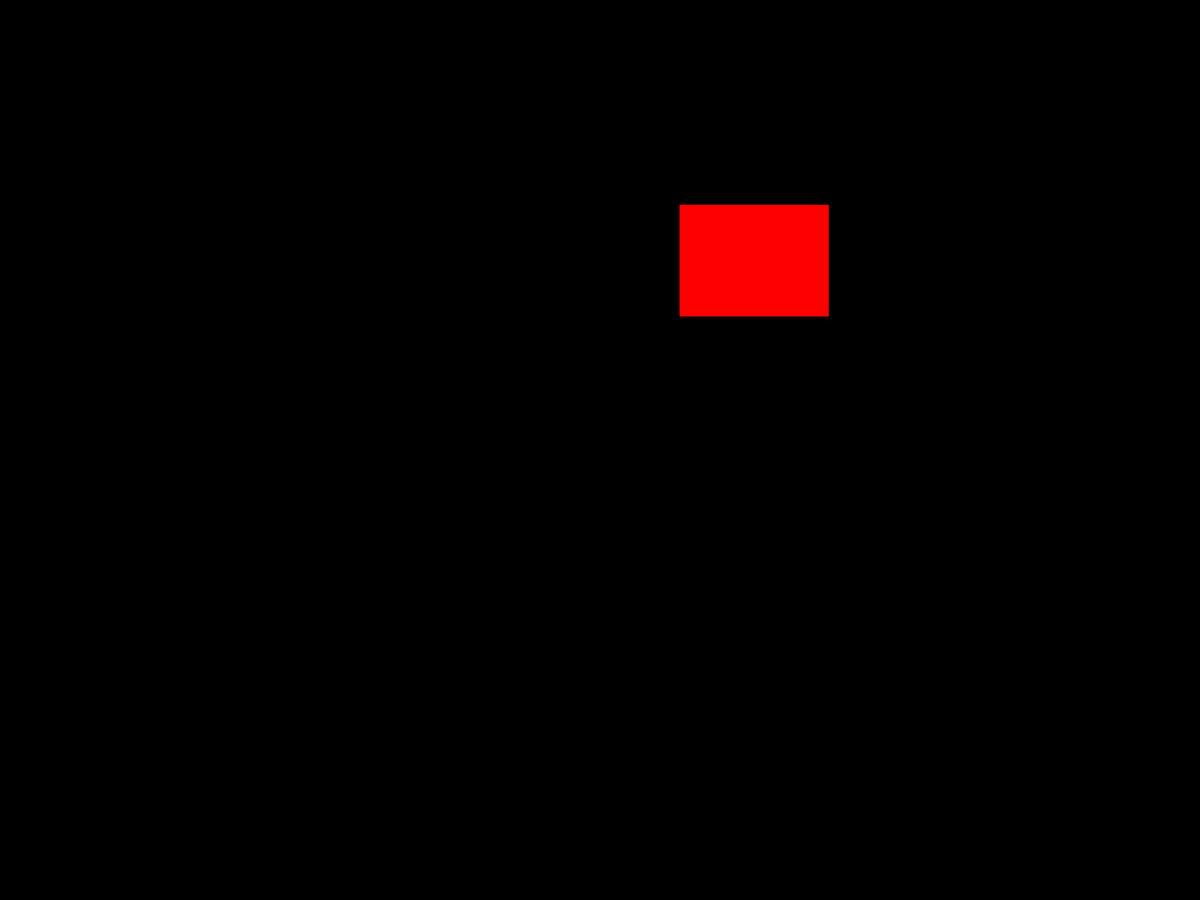
Frame 1 (no input)
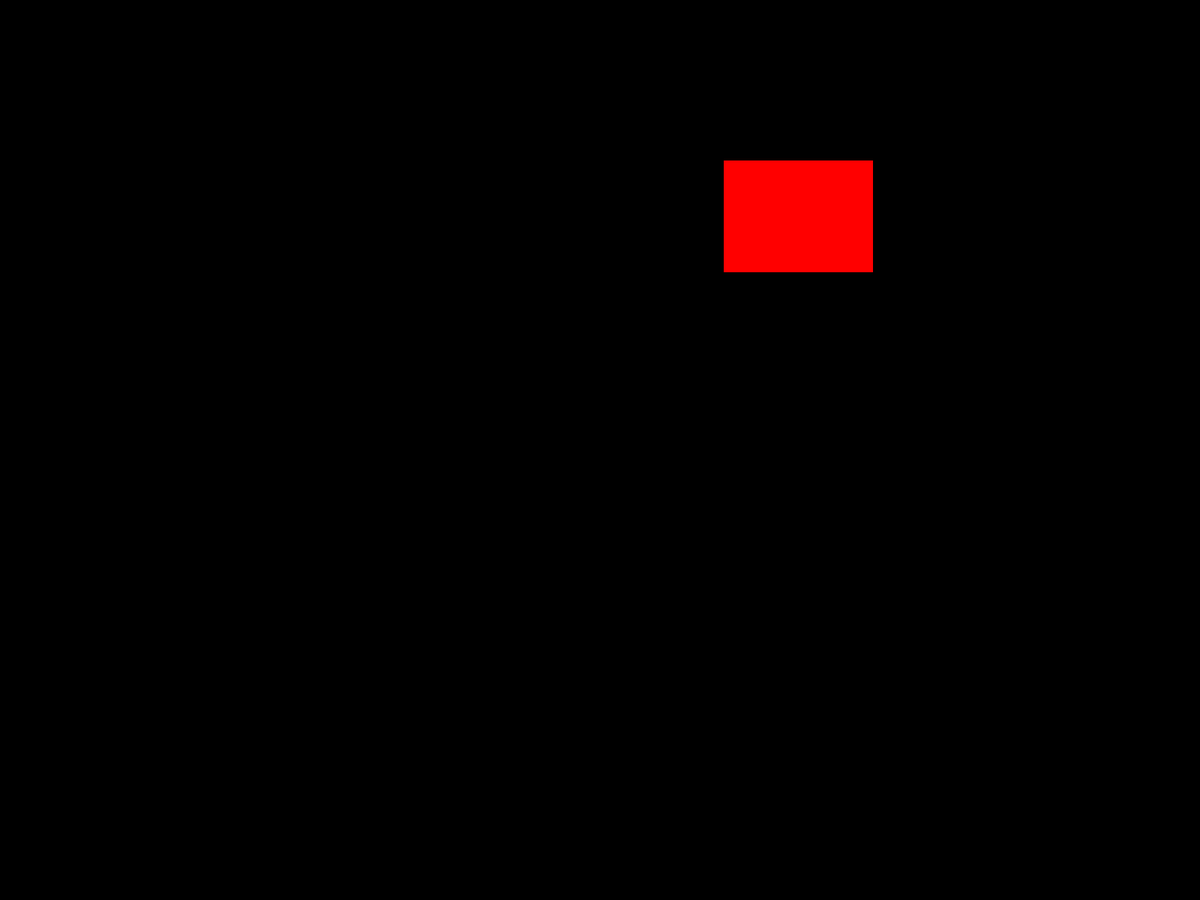
Frame 60 (the mouse pressed at the canvas centre just before this capture)
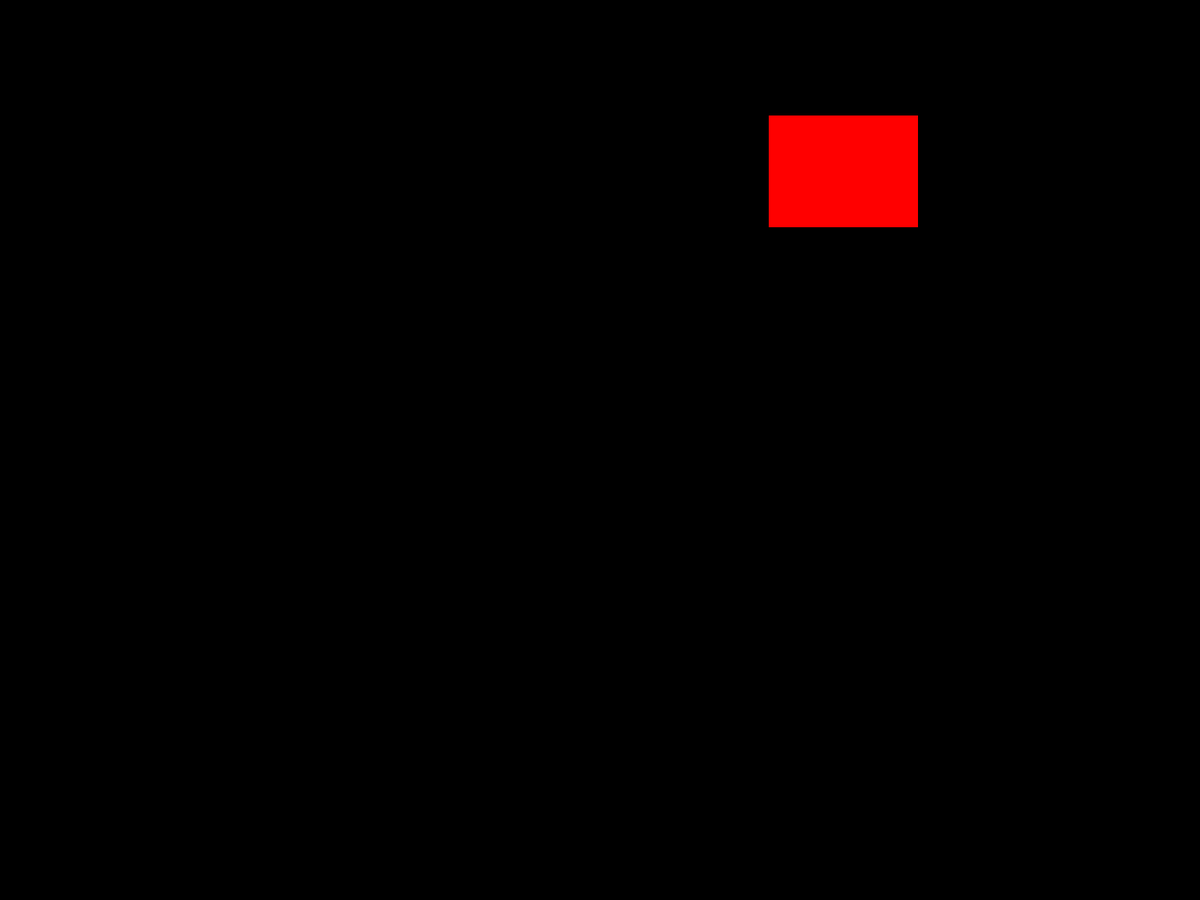
Frame 120 (the mouse held since frame 60 and released just before this capture)

The Processing sketch that drew these frames (run headless with seeded random() and noise(); from frame 60 on, the mouse is pressed at the canvas centre):

// Processing sketch: DVDbounce
// ── DVDbounce.pde
box b;
color[] colors = {color(255,255,255), color(255,165,0  ), color(255,255,0  ),   //white, orange, yellow
                  color(255,0  ,0  ), color(0  ,255,0  ), color(0  ,0  ,255),   //red  , blue  , green
                  color(51 ,51 ,51 ), color(210,105,30 ), color(255,0  ,255)};  //grey , brown , purple

void setup(){
  fullScreen();
  //size(800,600);
  b = new box(150,200);
}

void draw(){
  background(0);
  b.show();
  b.update();
}

// ── box.pde
class box{
 PVector pos;
 PVector vel;
 int len,wid;
 color col;
 int speed = 1;
 
 box(int len, int wid){
   this.len = len;
   this.wid = wid;
   pos = new PVector(random(0, width - wid), random(0, height - len));
   print(len + "   " + wid + "  " + pos.x + "  "+ pos.y);
   col = color(255,0,0);
   vel = new PVector(round(random(0,2)) == 0 ? -speed : speed, round(random(0,2)) == 0 ? -speed : speed); 
   
 }
  
 void show(){
   fill(col);
   rect(pos.x,pos.y,wid,len);
 }
 void update(){
   pos.add(vel);
   if(pos.x < 0 || pos.x + wid > width) {
     vel.x *= -1;
     col = colors[floor(random(0,colors.length))];
   }
   if(pos.y < 0 || pos.y + len > height) {
     vel.y *= -1;
     col = colors[floor(random(0,colors.length))];
   }
 }
  
  
}
